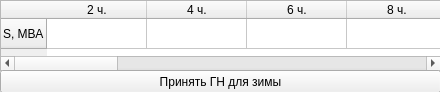
<?xml version="1.0" encoding="UTF-8"?>
<ui version="4.0">
 <class>Form</class>
 <widget class="QWidget" name="Form">
  <property name="geometry">
   <rect>
    <x>0</x>
    <y>0</y>
    <width>440</width>
    <height>92</height>
   </rect>
  </property>
  <property name="windowTitle">
   <string>Form</string>
  </property>
  <widget class="QTableWidget" name="tableWidget">
   <property name="geometry">
    <rect>
     <x>0</x>
     <y>0</y>
     <width>441</width>
     <height>71</height>
    </rect>
   </property>
   <row>
    <property name="text">
     <string>S, МВА</string>
    </property>
   </row>
   <column>
    <property name="text">
     <string>2 ч.</string>
    </property>
   </column>
   <column>
    <property name="text">
     <string>4 ч.</string>
    </property>
   </column>
   <column>
    <property name="text">
     <string>6 ч.</string>
    </property>
   </column>
   <column>
    <property name="text">
     <string>8 ч.</string>
    </property>
   </column>
   <column>
    <property name="text">
     <string>10 ч.</string>
    </property>
   </column>
   <column>
    <property name="text">
     <string>12 ч.</string>
    </property>
   </column>
   <column>
    <property name="text">
     <string>14 ч.</string>
    </property>
   </column>
   <column>
    <property name="text">
     <string>16 ч.</string>
    </property>
   </column>
   <column>
    <property name="text">
     <string>18 ч.</string>
    </property>
   </column>
   <column>
    <property name="text">
     <string>20 ч.</string>
    </property>
   </column>
   <column>
    <property name="text">
     <string>22 ч.</string>
    </property>
   </column>
   <column>
    <property name="text">
     <string>24 ч.</string>
    </property>
   </column>
  </widget>
  <widget class="QPushButton" name="one_hour_button_okey">
   <property name="geometry">
    <rect>
     <x>0</x>
     <y>70</y>
     <width>441</width>
     <height>23</height>
    </rect>
   </property>
   <property name="text">
    <string>Принять ГН для зимы</string>
   </property>
  </widget>
 </widget>
 <resources/>
 <connections/>
</ui>
